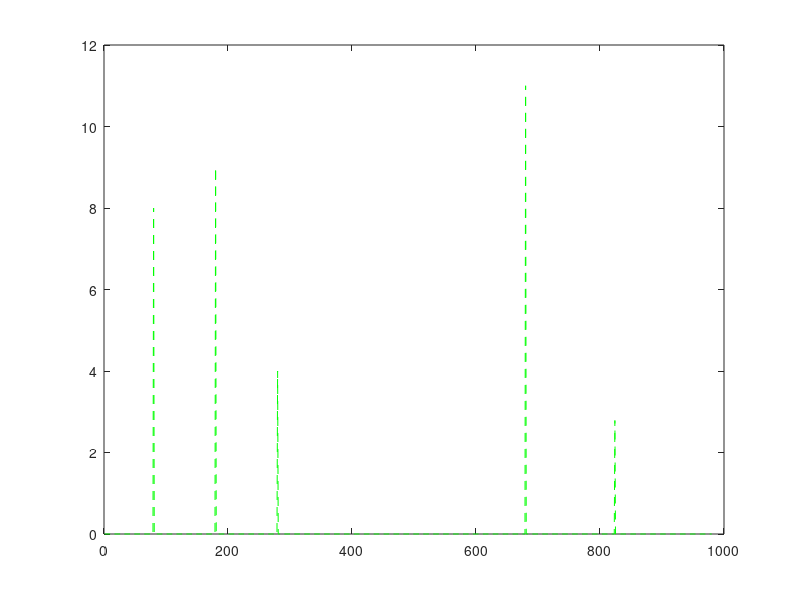
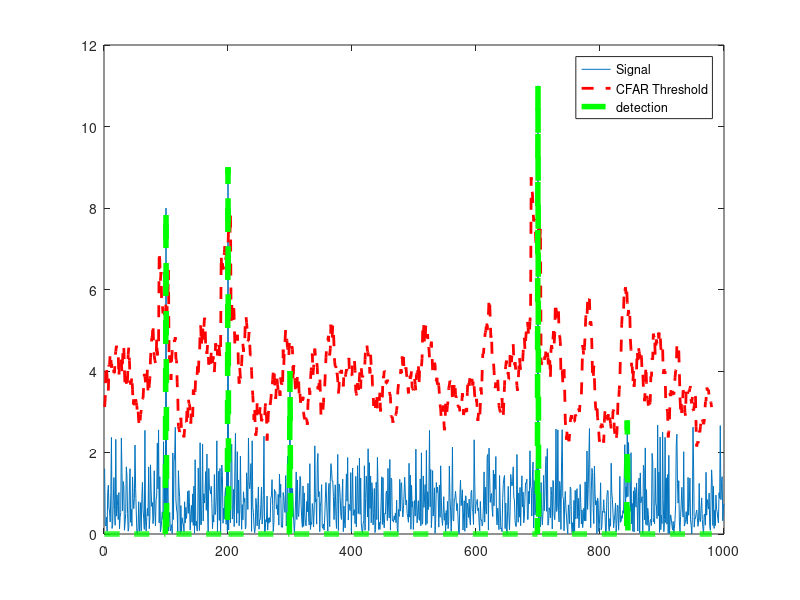

MATLAB code for these plots, in order:
% Implement 1D CFAR using lagging cells on the given noise and target scenario.

% Close and delete all currently open figures
close all;

% Data_points
Ns = 1000;

% Generate random noise
s=abs(randn(Ns,1));

%Targets location. Assigning bin 100, 200, 300 and 700 as Targets with the amplitudes of 8, 9, 4, 11.
s([100 ,200, 300, 700])=[8 9 4 11];

%plot the output
plot(s);

%% TODO: Apply CFAR to detect the targets by filtering the noise.

% 1. Define the following:
% 1a. Training Cells
T = 16;
% 1b. Guard Cells 
G = 4;

% Offset : Adding room above noise threshold for desired SNR 
offset=5;

% Vector to hold threshold values 
threshold_cfar = {};

%Vector to hold final signal after thresholding
signal_cfar = [];

% 2. Slide window across the signal length
for i = 1:(Ns-(G+T))     

    % 2. - 5. Determine the noise threshold by measuring it within the training cells
    noise_level = sum(s(i : i+T-1))/(T);
    threshold = noise_level * offset
    
    threshold_cfar = [threshold_cfar, threshold];
    % 6. Measuring the signal within the CUT
    signal = s(i+T+G);
    % 8. Filter the signal above the threshold
    if signal < threshold
        signal = 0;
    end
    signal_cfar = [signal_cfar, {signal}];
end





% plot the filtered signal
plot (cell2mat(signal_cfar),'g--');

% plot original sig, threshold and filtered signal within the same figure.
figure,plot(s);
hold on,plot(cell2mat(circshift(threshold_cfar,G)),'r--','LineWidth',2)
hold on, plot (cell2mat(circshift(signal_cfar,(T+G))),'g--','LineWidth',4);
legend('Signal','CFAR Threshold','detection')